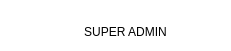
      <widget class="QFrame" name="frame_1">
       <property name="geometry">
        <rect>
         <x>1250</x>
         <y>10</y>
         <width>231</width>
         <height>51</height>
        </rect>
       </property>
       <property name="sizePolicy">
        <sizepolicy hsizetype="Preferred" vsizetype="Expanding">
         <horstretch>0</horstretch>
         <verstretch>0</verstretch>
        </sizepolicy>
       </property>
       <property name="layoutDirection">
        <enum>Qt::RightToLeft</enum>
       </property>
       <property name="styleSheet">
        <string notr="true">background:transparent;</string>
       </property>
       <property name="frameShape">
        <enum>QFrame::StyledPanel</enum>
       </property>
       <property name="frameShadow">
        <enum>QFrame::Raised</enum>
       </property>
       <widget class="QToolButton" name="toolMenu_btn">
        <property name="geometry">
         <rect>
          <x>40</x>
          <y>10</y>
          <width>171</width>
          <height>43</height>
         </rect>
        </property>
        <property name="contextMenuPolicy">
         <enum>Qt::ActionsContextMenu</enum>
        </property>
        <property name="acceptDrops">
         <bool>false</bool>
        </property>
        <property name="layoutDirection">
         <enum>Qt::RightToLeft</enum>
        </property>
        <property name="styleSheet">
         <string notr="true"> background: transparent;
 border: none;
color: #000000;
font: 87 10pt &quot;Segoe UI Black&quot;;
</string>
        </property>
        <property name="text">
         <string>SUPER ADMIN</string>
        </property>
        <property name="icon">
         <iconset resource="../resources/res.qrc">
          <normaloff>:/resources/adminIcon.png</normaloff>:/resources/adminIcon.png</iconset>
        </property>
        <property name="iconSize">
         <size>
          <width>30</width>
          <height>40</height>
         </size>
        </property>
        <property name="popupMode">
         <enum>QToolButton::InstantPopup</enum>
        </property>
        <property name="toolButtonStyle">
         <enum>Qt::ToolButtonTextBesideIcon</enum>
        </property>
        <property name="arrowType">
         <enum>Qt::NoArrow</enum>
        </property>
       </widget>
       <widget class="QPushButton" name="logout_btn">
        <property name="geometry">
         <rect>
          <x>30</x>
          <y>110</y>
          <width>81</width>
          <height>23</height>
         </rect>
        </property>
        <property name="layoutDirection">
         <enum>Qt::LeftToRight</enum>
        </property>
        <property name="styleSheet">
         <string notr="true">color: #000000;
font: 87 7pt &quot;Segoe UI Black&quot;;
background: transparent;
border: none;</string>
        </property>
        <property name="text">
         <string>LOGOUT</string>
        </property>
        <property name="icon">
         <iconset resource="../resources/res.qrc">
          <normaloff>:/resources/logout.png</normaloff>:/resources/logout.png</iconset>
        </property>
        <property name="iconSize">
         <size>
          <width>30</width>
          <height>25</height>
         </size>
        </property>
       </widget>
       <widget class="QPushButton" name="superAdmin_btn">
        <property name="geometry">
         <rect>
          <x>30</x>
          <y>80</y>
          <width>131</width>
          <height>23</height>
         </rect>
        </property>
        <property name="layoutDirection">
         <enum>Qt::LeftToRight</enum>
        </property>
        <property name="styleSheet">
         <string notr="true">color: #000000;
font: 87 7pt &quot;Segoe UI Black&quot;;
background: transparent;
border: none;</string>
        </property>
        <property name="text">
         <string>CHANGE ADMIN</string>
        </property>
        <property name="icon">
         <iconset resource="../resources/res.qrc">
          <normaloff>:/resources/change_admin.png</normaloff>:/resources/change_admin.png</iconset>
        </property>
        <property name="iconSize">
         <size>
          <width>30</width>
          <height>25</height>
         </size>
        </property>
       </widget>
       <widget class="QPushButton" name="changeCredentials_btn">
        <property name="geometry">
         <rect>
          <x>10</x>
          <y>50</y>
          <width>211</width>
          <height>31</height>
         </rect>
        </property>
        <property name="layoutDirection">
         <enum>Qt::LeftToRight</enum>
        </property>
        <property name="styleSheet">
         <string notr="true">color: #000000;
font: 87 7pt &quot;Segoe UI Black&quot;;
background: transparent;
border: none;</string>
        </property>
        <property name="text">
         <string>CHANGE CREDENTIALS</string>
        </property>
        <property name="icon">
         <iconset resource="../resources/res.qrc">
          <normaloff>:/resources/change_admin.png</normaloff>:/resources/change_admin.png</iconset>
        </property>
        <property name="iconSize">
         <size>
          <width>30</width>
          <height>25</height>
         </size>
        </property>
       </widget>
      </widget>
